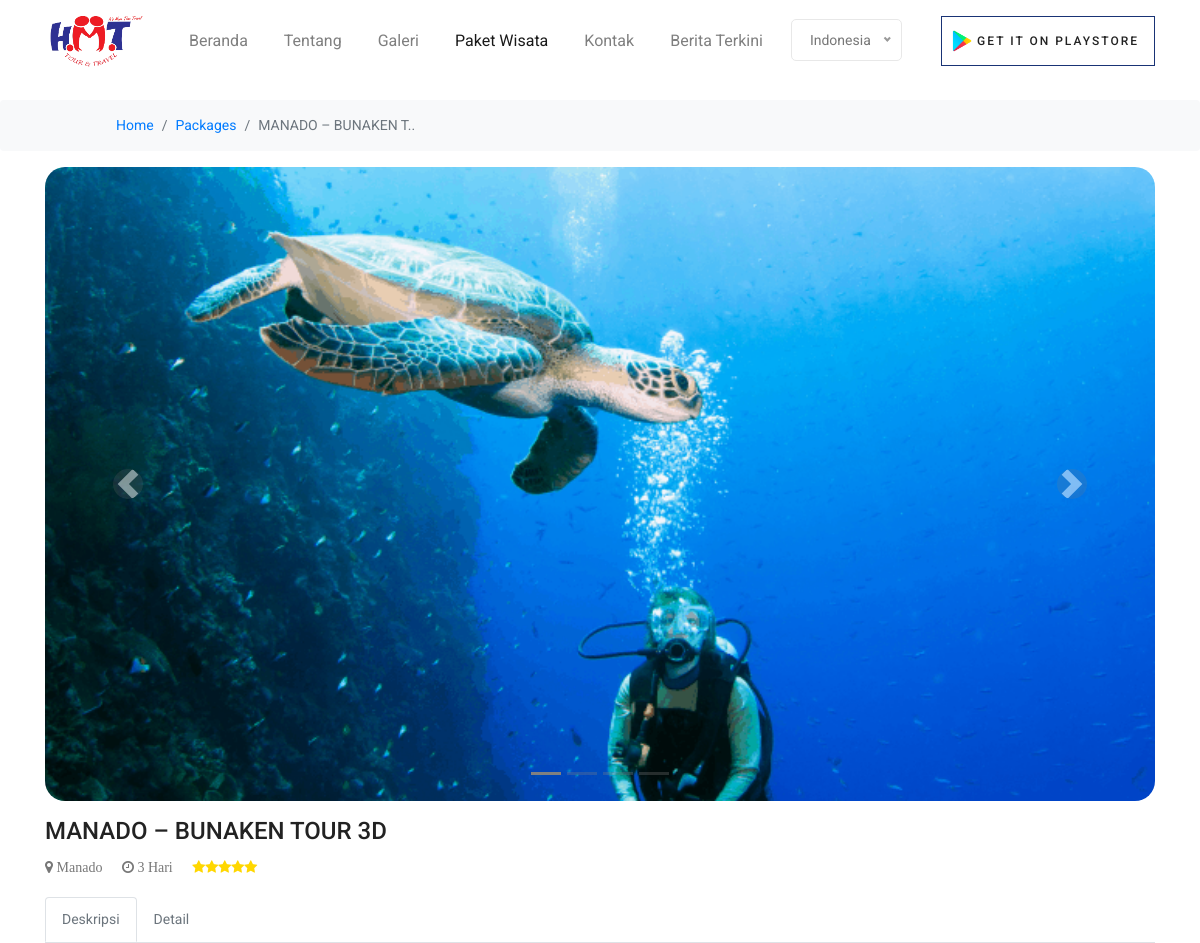
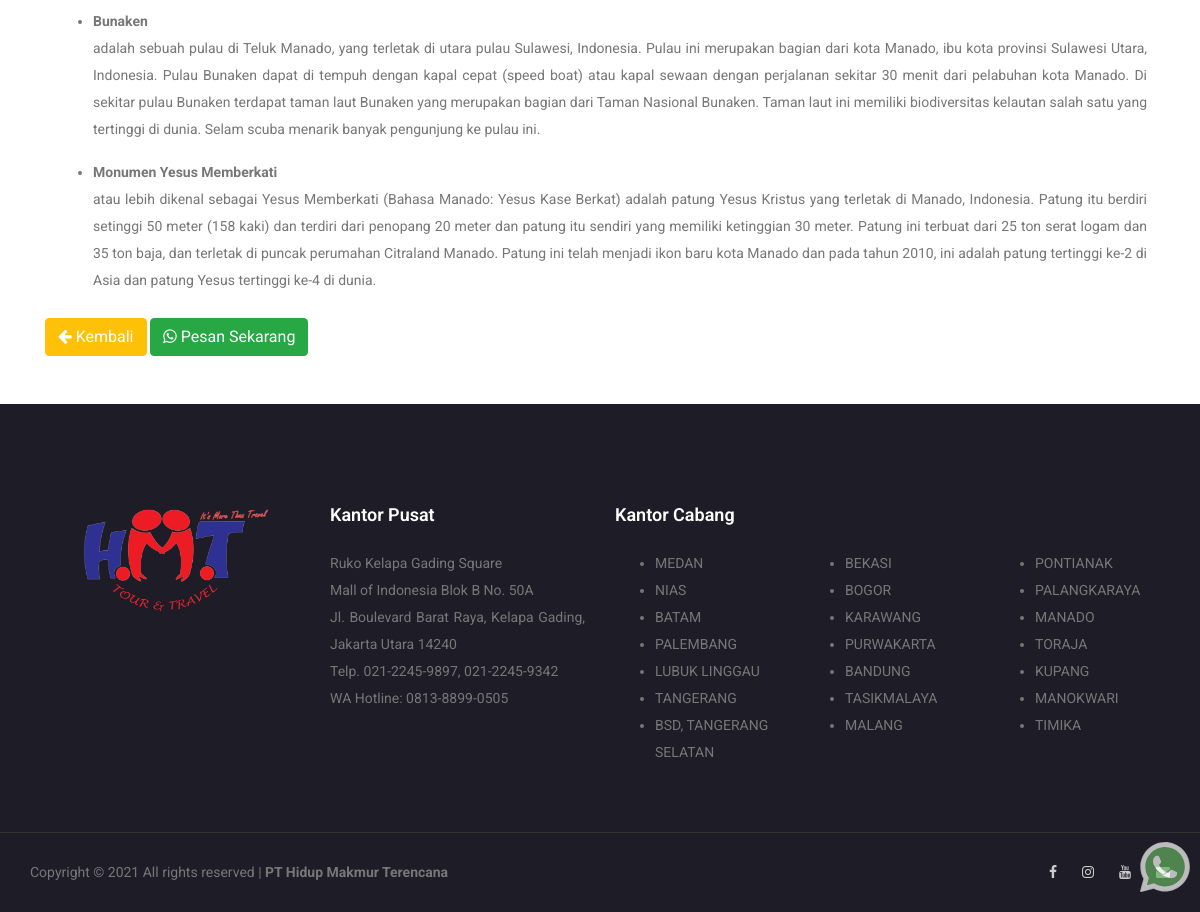
Page /package-detail.php?lang=id&id=6 on the committed database (2 pictures, top to bottom).
### tables this page shows
CREATE TABLE `paket` (
  `id` int(11) NOT NULL,
  `nama_paket` varchar(255) DEFAULT NULL,
  `kota` varchar(255) DEFAULT NULL,
  `waktu` varchar(255) DEFAULT NULL,
  `deskripsi_id` longtext DEFAULT NULL,
  `detail_id` longtext DEFAULT NULL,
  `img1` varchar(255) DEFAULT NULL,
  `img2` varchar(255) DEFAULT NULL,
  `img3` varchar(255) DEFAULT NULL,
  `tipe_paket` varchar(255) DEFAULT NULL,
  `stars` varchar(255) DEFAULT NULL,
  `img4` varchar(255) DEFAULT NULL,
  `img5` varchar(255) DEFAULT NULL,
  `img6` varchar(255) DEFAULT NULL,
  `deskripsi_en` longtext DEFAULT NULL,
  `detail_en` longtext DEFAULT NULL,
  `download_id` varchar(255) DEFAULT NULL,
  `download_en` varchar(255) DEFAULT NULL
);

### package-detail.php (the view, shortened to what this page needs)
<?php
    include('header.php');
    $waktu = [
        "id"	=> "Hari",
        "en"	=> "Days"
	];
	$tombol	= [
		"order"		=>[
			"id" 	=> "Pesan Sekarang",
			"en"	=> "Order Now"
        ],
        "kembali"		=>[
			"id" 	=> "Kembali",
			"en"	=> "Back"
        ]
    ];
    $deskripsi = [
        "id"	=> "Deskripsi",
        "en"	=> "Description"
    ];
    $template =[
        "id"    => "Halo%20admin.%0ATolong%20kirimkan%20info%20lengkapnya%20tentang%20paket%20",
        "en"    => "Hello%20admin.%0APlease%20more%20info%20about%20the%20package%20"
    ];
    include 'conn.php';
    $id = $_GET['id'];
    $data = mysqli_query($conn, "select * from paket where id='$id'");
    while ($d = mysqli_fetch_array($data)) {
?>
<div style="margin-top:100px;">
	<nav aria-label="breadcrumb">
	  <ol class="breadcrumb">
		<li class="breadcrumb-item breadcrumb-first"><a href="index.php">Home</a></li>
		<li class="breadcrumb-item"><a href="packages.php">Packages</a></li>
		<li class="breadcrumb-item active" aria-current="page"><?= substr($d['nama_paket'],0,20) ?>..</li>
	  </ol>
	</nav>
</div>
    <section class="container mb-3">
    <div id="carouselExampleIndicators" class="carousel slide" data-ride="carousel">
        <ol class="carousel-indicators">
            <li data-target="#carouselExampleIndicators" data-slide-to="0" class="active"></li>
            <li data-target="#carouselExampleIndicators" data-slide-to="1"></li>
            <?php if($d['img3'] != null) { ?>
                <li data-target="#carouselExampleIndicators" data-slide-to="2"></li>
            <?php } ?>
            <?php if($d['img4'] != null) { ?>
                <li data-target="#carouselExampleIndicators" data-slide-to="3"></li>
            <?php } ?>
        </ol>
        <div class="carousel-inner">
            <div class="carousel-item active">
                <a href="img/destination/<?= $d['img1'] ?>">
                    <img src="img/destination/<?= $d['img1'] ?>" class="d-block w-100" alt="...">
                </a>
            </div>
        </div>
        <a class="carousel-control-prev" href="#carouselExampleIndicators" role="button" data-slide="prev">
            <span class="carousel-control-prev-icon" aria-hidden="true"></span>
        </a>
        <a class="carousel-control-next" href="#carouselExampleIndicators" role="button" data-slide="next">
            <span class="carousel-control-next-icon" aria-hidden="true"></span>
        </a>
    </div>
    </section>
<div class="container mb-5">
<h3><?= $d['nama_paket'] ?> </h3>
    <div class="mb-3 mt-0">
        <span><i class="fa fa-map-marker"> <?= $d['kota'] ?></i></span>
        <span class="ml-3"><i class="fa fa-clock-o"> <?= $d['waktu'].' '.$waktu[$lang] ?></i></span>
        <span class="ml-3" style="color:gold">
        <?php
            $stars = $d['stars'];
            for($i=0 ; $i < $stars; $i++){
                echo '<i class="fa fa-star"></i>';
            }
        ?>
        </span>
    </div>
    <nav>
        <div class="nav nav-tabs" id="nav-tab" role="tablist">
            <a class="nav-link text-secondary active" id="nav-home-tab" data-toggle="tab" href="#nav-home" role="tab" aria-controls="nav-home" aria-selected="true"><?= $deskripsi[$lang] ?></a>
            <a class="nav-link text-secondary" id="nav-profile-tab" data-toggle="tab" href="#nav-profile" role="tab" aria-controls="nav-profile" aria-selected="false">Detail</a>
        </div>
    </nav>
    <div class="tab-content px-2 py-2" id="nav-tabContent">
        <div class="tab-pane fade show active" id="nav-home" role="tabpanel" aria-labelledby="nav-home-tab">
            <?= $d['deskripsi_'.$lang] ?>
        </div>
    </div>
    <a href="javascript:history.go(-1)" class="btn btn-warning text-white"><i class="fa fa-arrow-left"></i> <?= $tombol["kembali"][$lang] ?></a>
    <a href="https:wa.me/<?= $no_wa ?>?text=<?= $template[$lang] .$d['nama_paket'] ?>" target="_BLANK" class="btn btn-success"><i class="fa fa-whatsapp"></i> <?= $tombol["order"][$lang] ?></a>
</div>
<?php } ?>
<?php include('footer.php') ?>

### rows in the picture
paket: nama_paket "MANADO – BUNAKEN T", img1 (picture), nama_paket "MANADO – BUNAKEN TOUR 3D", kota "Manado", waktu "3", stars "5" (drawn), deskripsi "Bunaken adalah sebuah pulau di Teluk Manado, yang terletak di utara pulau Sulawesi, Indonesia. Pulau ini merupakan bagian dari kota Manado, ibu kota provinsi Sulawesi Utara, Indonesia. Pulau Bunaken dapat di tempuh dengan kapal cepat (speed boat) atau kapal sewaan dengan perjalanan sekitar 30 menit dari pelabuhan kota Manado. Di sekitar pulau Bunaken terdapat taman laut Bunaken yang merupakan bagian dari Taman Nasional Bunaken. Taman laut ini memiliki biodiversitas kelautan salah satu yang tertinggi di dunia. Selam scuba menarik banyak pengunjung ke pulau ini. Monumen Yesus Memberkati atau lebih dikenal sebagai Yesus Memberkati (Bahasa Manado: Yesus Kase Berkat) adalah patung Yesus Kristus…"

### other values in the picture
$menu['label'] "Beranda"
$menu['label'] "Tentang"
$menu['label'] "Galeri"
$menu['label'] "Paket Wisata"
$menu['label'] "Kontak"
$menu['label'] "Berita Terkini"
$global['btnPlayStore'][$lang] "GET IT ON PLAYSTORE"
$footer["kantor"][$lang] "Kantor Pusat"
$footer["cabang"][$lang] "Kantor Cabang"
